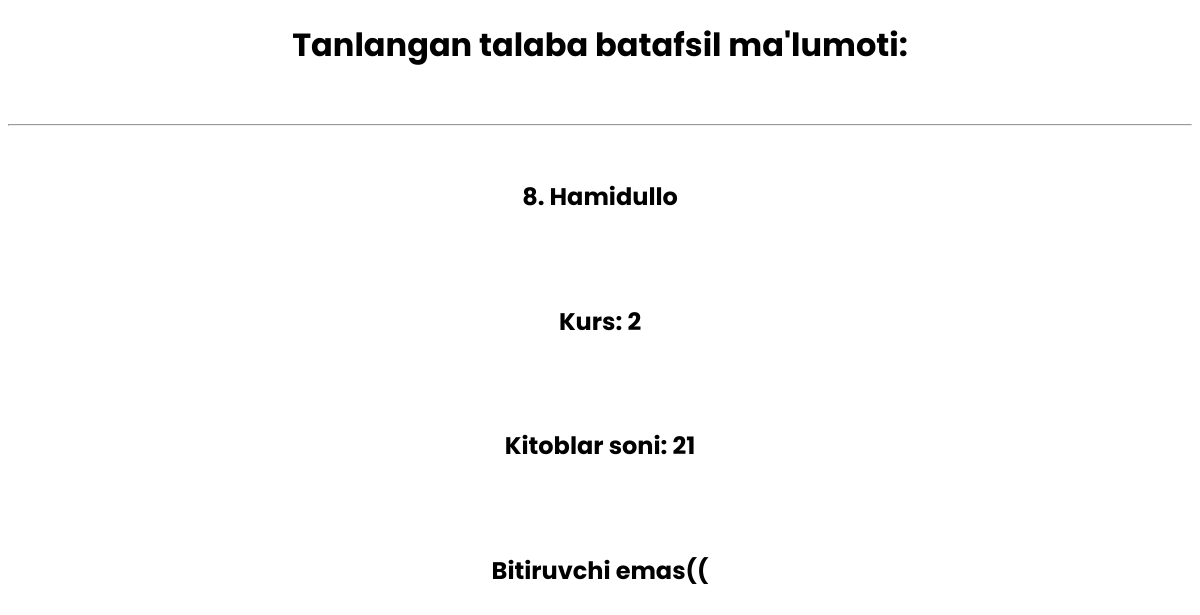
The page /talaba/8/ on the database its author committed.
### library/models.py (models this page shows, shortened)
class Talaba(models.Model):
    ism = models.CharField(max_length=50)
    bitiruvchi = models.BooleanField()
    kitoblar_soni = models.PositiveSmallIntegerField(default=0)
    kurs = models.PositiveSmallIntegerField()
    class Meta:
        ordering = ("ism",)

### library/views.py (the view)
# urls.py: path('talaba/<int:son>/', bitta_talaba),
def bitta_talaba(request, son):
    data = {
        "talaba": Talaba.objects.get(id=son)
    }
    return render(request, 'bitta-talaba.html', data)

### templates/bitta-talaba.html (shortened to what this page needs)
<!DOCTYPE html>
<html lang="en">
<head>
</head>
<body>
  <center>
    <h1>Tanlangan talaba batafsil ma'lumoti: </h1>
  <br>
  <hr>
  <br>
  <h2>{{talaba.id}}. {{talaba.ism}}</h2>
  <br>
  <br>
  <h2>Kurs: {{talaba.kurs}}</h2>
  <br>
  <br>
  <h2>Kitoblar soni: {{talaba.kitoblar_soni}}</h2>
  <br>
  <br>
  {% if talaba.bitiruvchi %}
  <h2>Bitiruvchi))</h2>
  {% else %}
  <h2>Bitiruvchi emas((</h2>
  {% endif %}
  </center>
</body>
</html>

### templates/bitta-talaba.html (style rules this page uses)
* { font-family: 'Poppins'; }
::placeholder { color: blue; opacity: 0.6; }

### rows shown on the page
Talaba: id "8", ism "Hamidullo", kurs "2", kitoblar_soni "21"
